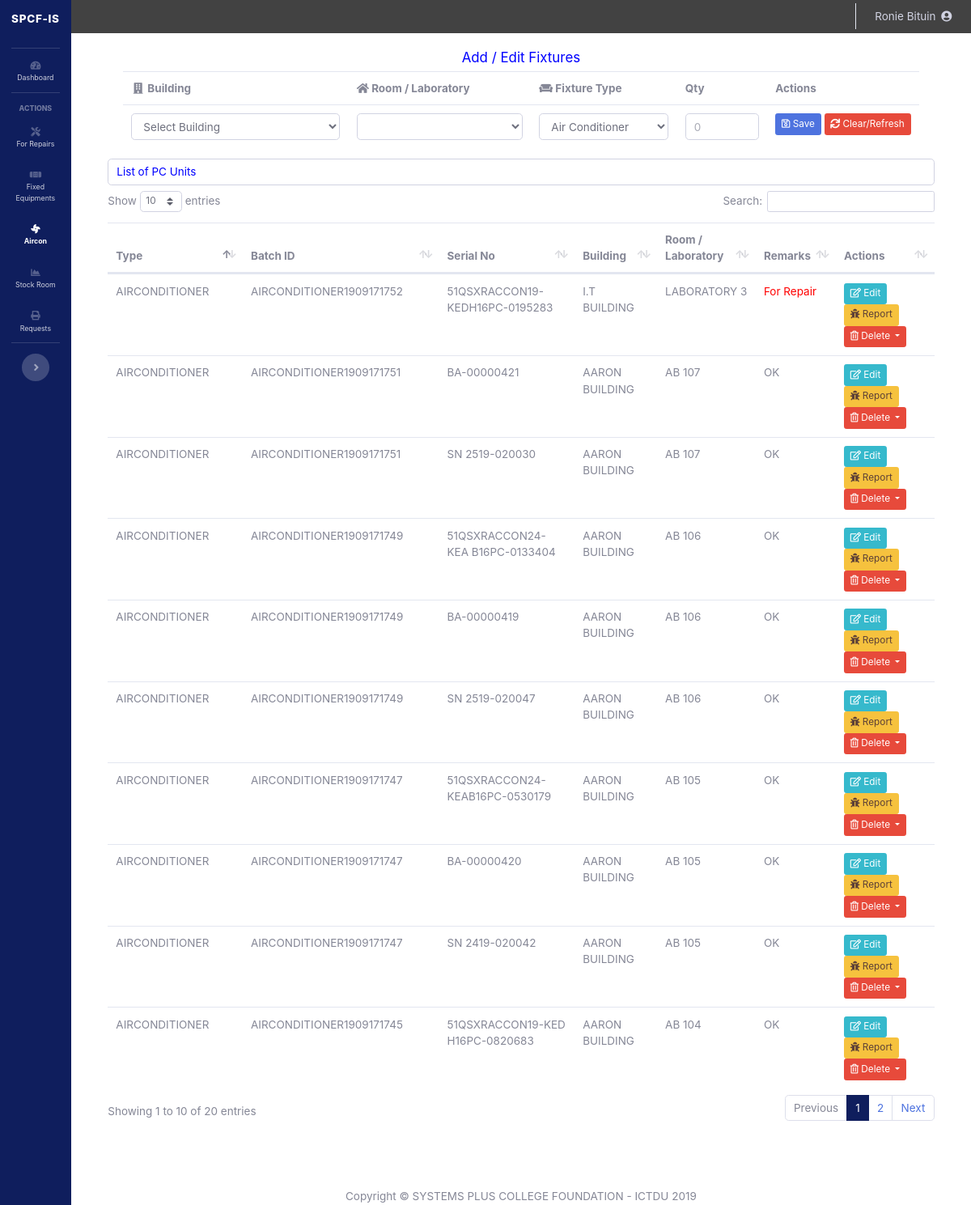
/ppfo/fixtures.php (signed in), run on an earlier commit of the app's database.
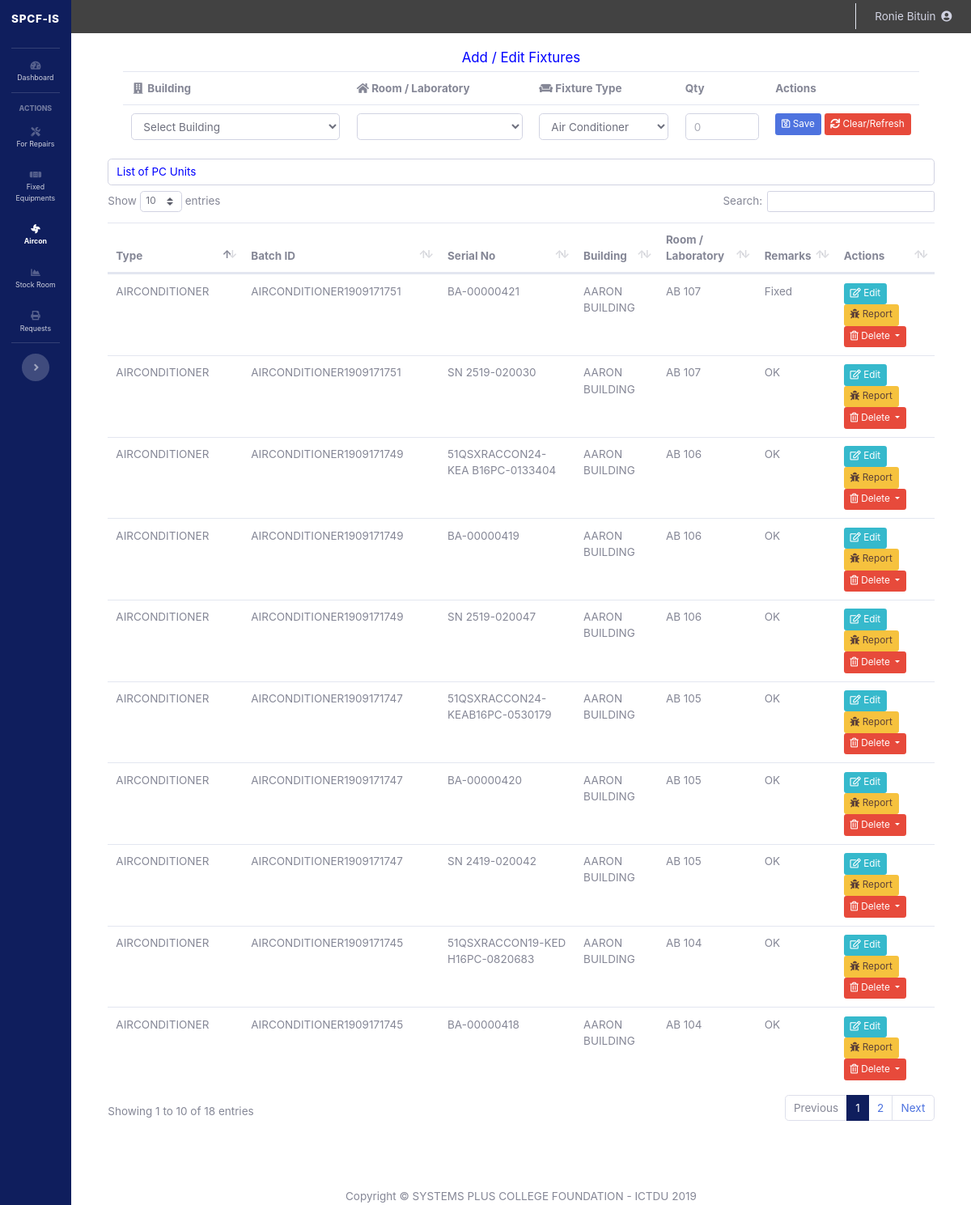
And on a later commit of the database.
### tables this page shows
CREATE TABLE `fixture` (
  `id` int(11) NOT NULL,
  `type` text NOT NULL,
  `batch_code` varchar(64) NOT NULL,
  `serial_no` varchar(64) DEFAULT NULL,
  `building_id` int(11) NOT NULL,
  `lab_id` varchar(64) NOT NULL,
  `date_added` datetime NOT NULL,
  `date_last_clean` date NOT NULL DEFAULT current_timestamp(),
  `fixture_condition` text NOT NULL DEFAULT 'working',
  `remarks` varchar(64) NOT NULL
);

CREATE TABLE `building` (
  `building_id` int(11) NOT NULL,
  `building_name` varchar(128) NOT NULL,
  `building_code` varchar(32) NOT NULL,
  `building_description` text NOT NULL,
  `added_by` varchar(128) NOT NULL
);

CREATE TABLE `laboratory` (
  `lab_id` int(11) NOT NULL,
  `lab_code` varchar(32) NOT NULL,
  `lab_name` varchar(64) NOT NULL,
  `lab_description` text NOT NULL,
  `building_id` int(11) NOT NULL,
  `added_by` varchar(128) NOT NULL
);

### ppfo/fixtures.php (the view, shortened to what this page needs)
<?php
require_once 'process_fixture.php';
include('sidebar.php');
?>
<!DOCTYPE html>
<html>
<head>
	<link href="vendor/datatables/dataTables.bootstrap4.min.css" rel="stylesheet">
</head>
<body id="page-top">
  <div id="wrapper" style="width: 100% !important;">
    <div id="content-wrapper" class="d-flex flex-column">
        <div id="content">
<?php include('topbar.php'); ?>
<div class="container-fluid">
	<h5 style='color: blue;'><center>Add / Edit Fixtures</center></h5>
	<div class="row justify-content-center">
		<form action="process_fixture.php" method="POST">
		<table class='table' style="width: 100% !important;">
			<tr>
				<th><i class="fas fa-fw fa-building"></i> Building</th>
				<th><i class="fa fa-home" aria-hidden="true"></i> Room / Laboratory</th>
				<th><i class="fas fa-couch"></i> Fixture Type</th>
				<th>Qty</th>
				<th>Actions</th>
			</tr>
			<tr>
			<td>
				<select class="form-control" onchange="location = this.value;">
					<option disabled selected>Select Building</option>
				</select>
			</td>
			<td>
				<select name="laboratory" class="form-control" required>
				</select>
			</td>
			<td>
				<select name="type" class="form-control">
					<option value="airconditioner">Air Conditioner</option>
				</select>
			</td>
			<td>
				<input type="number" name="qty" class="form-control" min='1' max='10' placeholder="0" required>
			</td>
			<td>
				<button class="btn btn-primary btn-sm" type="submit" name="save"><i class="far fa-save" ></i> Save</button>
				<a href="fixtures.php" id="refresh" class='btn btn-danger btn-sm'><i class="fas as fa-sync"></i> Clear/Refresh</a>
			</td>
			</tr>
		</table>
		</form>
		<label style='color: blue;'class="form-control">List of PC Units</label>
		<table class="table" id="dataTable" width="100%" cellspacing="0">
			<thead>
				<th>Type</th>
				<th>Batch ID</th>
				<th>Serial No</th>
				<th>Building</th>
				<th>Room / Laboratory</th>
				<th>Remarks</th>
				<th>Actions</th>
			</thead>
			<tbody>
				<?php $getFixtures = mysqli_query($mysqli, "SELECT fe.id, fe.date_added, fe.serial_no, fe.type, fe.batch_code, fe.building_id, fe.lab_id, fe.remarks, bg.building_id, bg.building_name, ly.lab_id, ly.lab_name
			FROM fixture fe
			JOIN building bg
			ON bg.building_id = fe.building_id
			JOIN laboratory ly
			ON ly.lab_id = fe.lab_id
			ORDER BY fe.date_added DESC
			");
			while($newFixtures=$getFixtures->fetch_assoc()){
			?>
				<tr>
					<td><?php echo strtoupper($newFixtures['type']); ?></td>
					<td><?php echo $newFixtures['batch_code']; ?></td>
					<td><?php if($newFixtures['serial_no']==''){echo "<font color='red'>NO SN</font>";}else{echo $newFixtures['serial_no'];} ?></td>
					<td><?php echo $newFixtures['building_name']; ?></td>
					<td><?php echo $newFixtures['lab_name']; ?></td>
					<td><?php if($newFixtures['remarks']=='For Repair'){echo "<font color='red'>".$newFixtures['remarks']."</font>";}else{echo $newFixtures['remarks'];} ?></td>
					<td>
						<a class="btn btn-info btn-sm" target="_blank" href="edit_fixture.php?type=<?php echo $newFixtures['type']; ?>&id=<?php echo $newFixtures['id'];?>&building_id=<?php echo $newFixtures['building_id']; ?>"><i class="far fa-edit"></i> Edit</a>
						<a style='color: #5D4037;' class='btn btn-sm btn-warning' href="report_fixture.php?fixture_id=<?php echo $newFixtures['id']?>" target='_blank'><i class="fas fa-bug"></i> Report</a>
						<button class="btn btn-danger btn-secondary dropdown-toggle btn-sm" type="button" id="dropdownMenuButton" data-toggle="dropdown" aria-haspopup="true" aria-expanded="false">
						<i class="far fa-trash-alt"></i> Delete
						</button>
					</td>
				</tr>
			<?php } ?>
			</tbody>
		</table>
	</div>
	<br/>
	<br/>
	<?php
	include('footer.php');
?>

What changed in the data, as far as the page shows it:
removed fixture: type "AIRCONDITIONER", batch_code "AIRCONDITIONER1909171752", serial_no "51QSXRACCON19-KEDH16PC-0195283", building.building_name "I.T BUILDING", lab.lab_name "LABORATORY 3", remarks "For Repair"
changed fixture "BA-00000421": remarks "OK" → "Fixed"
now on this page (row unchanged): fixture: type "AIRCONDITIONER", batch_code "AIRCONDITIONER1909171745", serial_no "BA-00000418", building.building_name "AARON BUILDING", lab.lab_name "AB 104", remarks "OK"
Also different on the page:
text written by a page script: "Show entries Search: Showing 1 to 10 of 20 entries Previous 1 2 Next" → "Show entries Search: Showing 1 to 10 of 18 entries Previous 1 2 Next"
